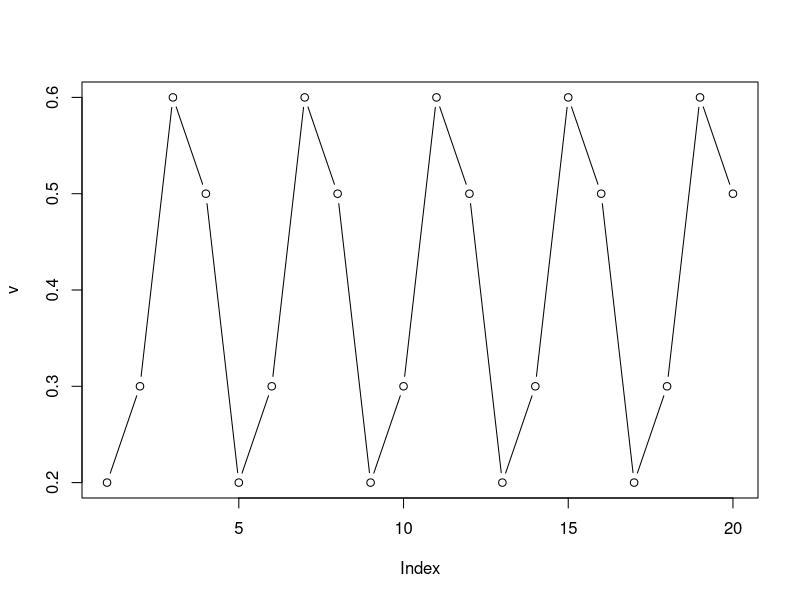
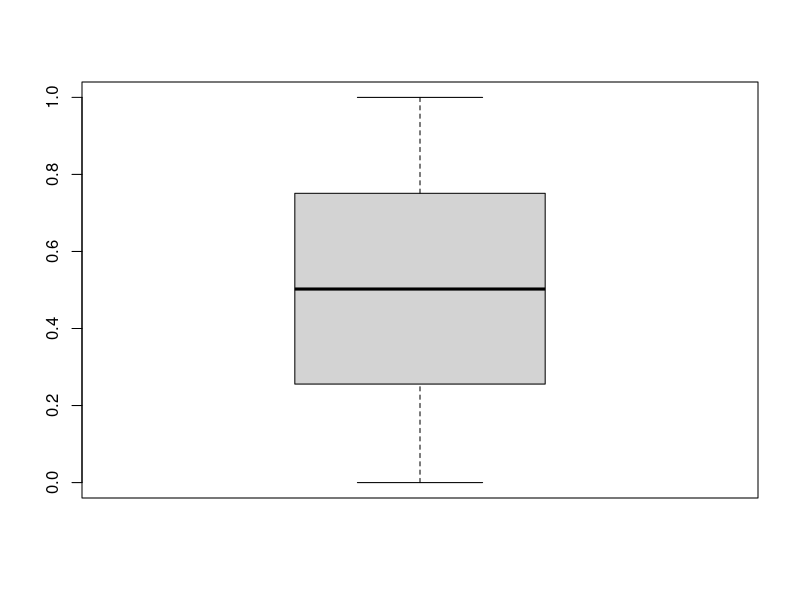
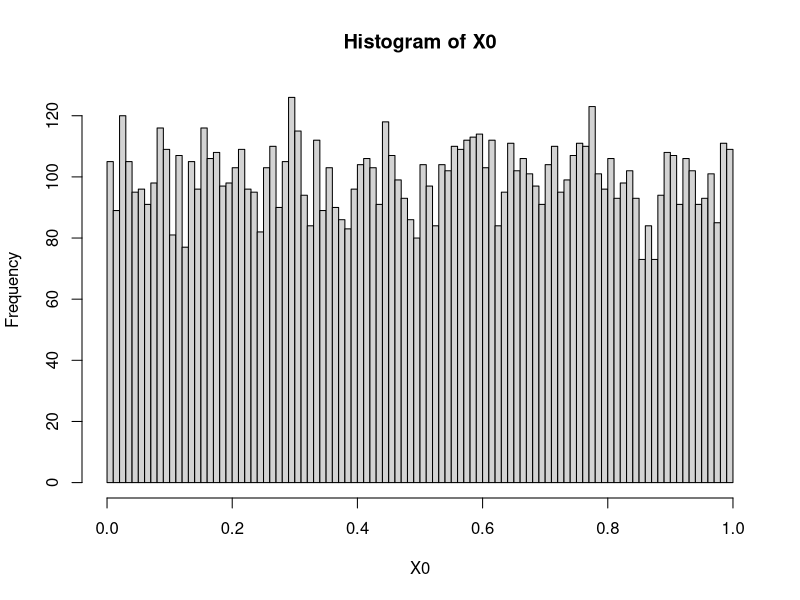
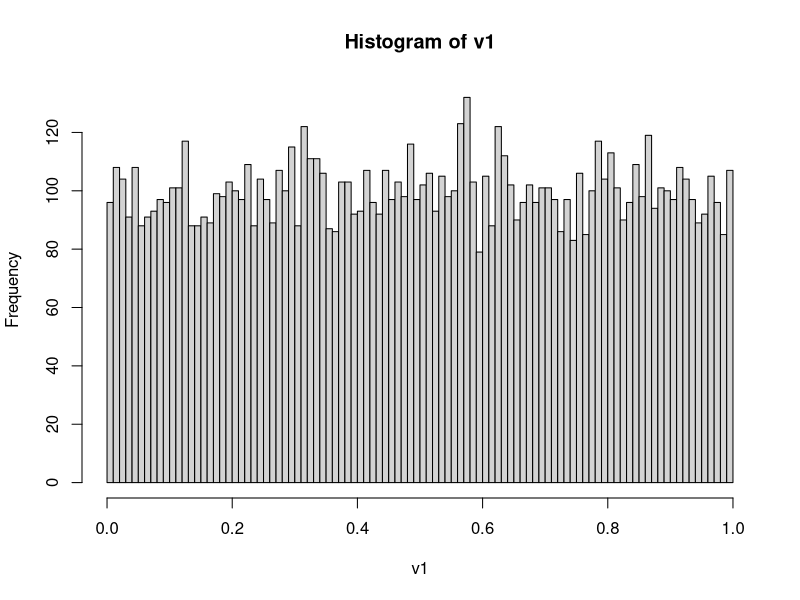
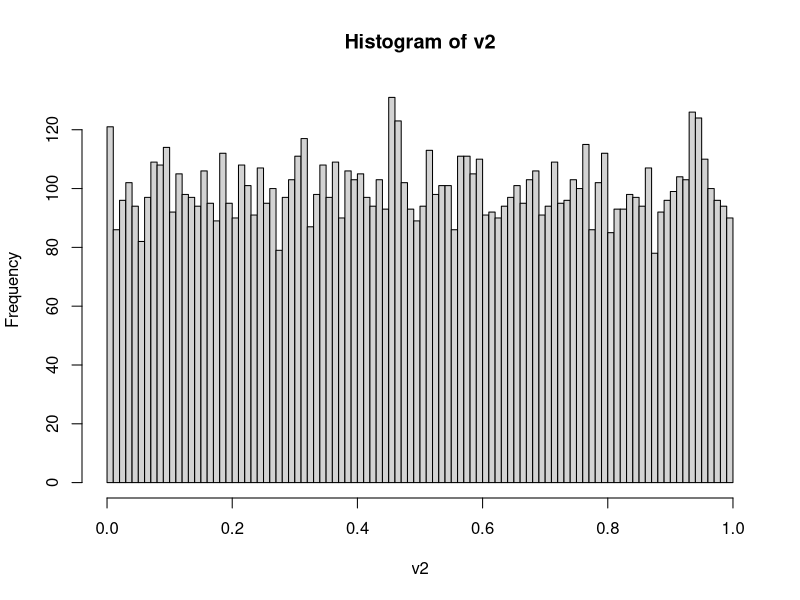
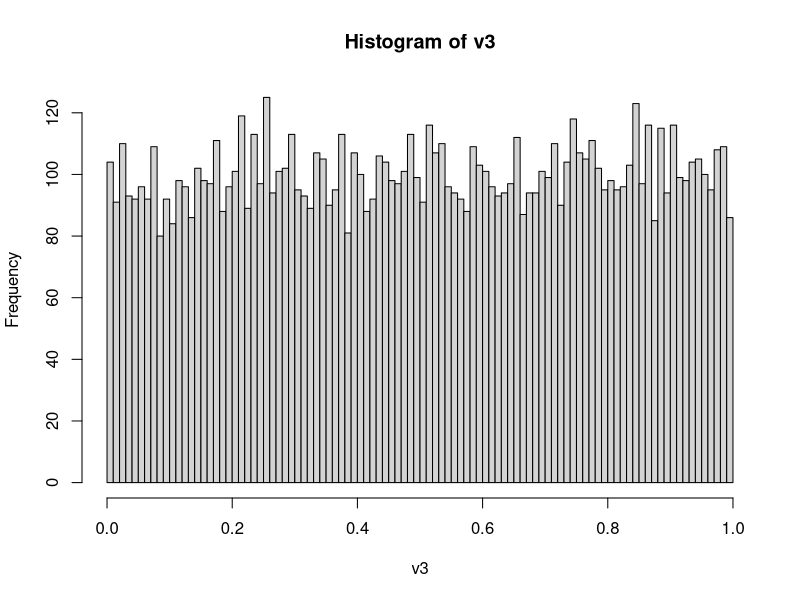
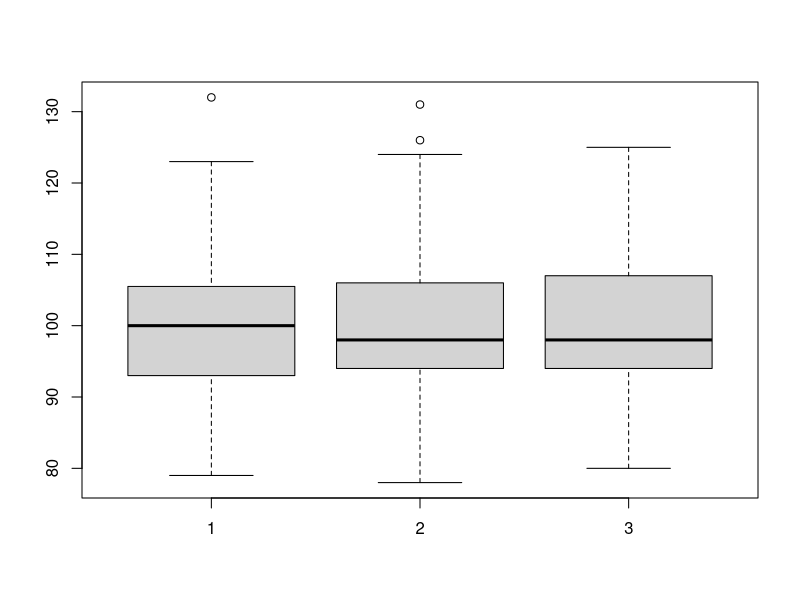
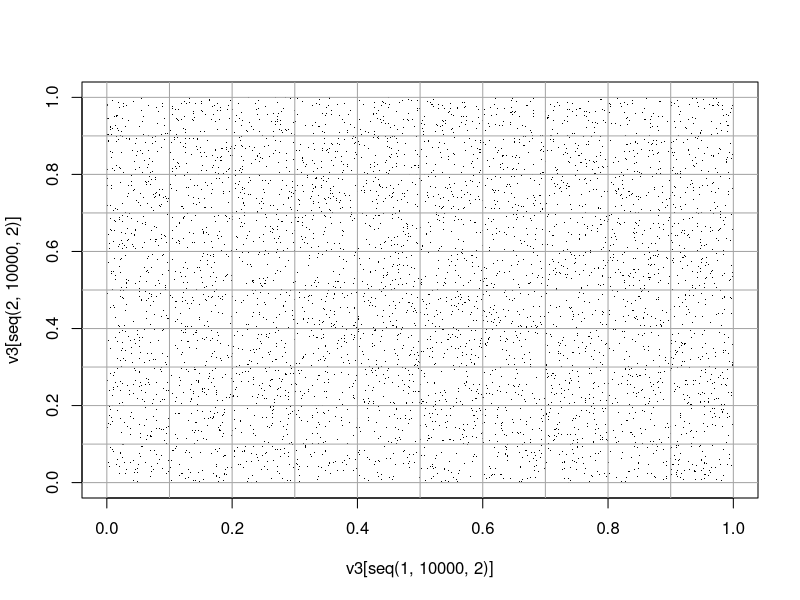

Reproduce these figures in R, in order.
#Geradores congruenciais

#definamos:
#X_n+1=(A*X_n+B)%%m   
#Un= X_n/m          
# | X_0: valor inicial
# | A,B: numeros "grandes"

# m=10 ; A=10 ; B=17 ; X_0=2
X_p <- function(X_n) (103*X_n+17)%%10
X_p(5)

geradora <- function(n,X_0){
  X<- numeric(n)
  X[1]<- X_0
  for(i in 2:n){
    X_0 <- X_p(X_0)
    X[i] <- X_0
  }
  return(X/10)
}

v <- geradora(20, 2)
plot(v,type="b")

# m=2^31 ; A= 65539 ; B=0; X_0=2
X_p2 <- function(X_n) (65539*X_n)%%2^31
geradora2 <- function(n,X_i){
  X<- numeric(n)
  X[1]<- X_i
  for(i in 2:n){
    X_i <- X_p2(X_i)
    X[i] <- X_i
  }
  return(X/(2^31))
}

v<-geradora2(1E4,2)
sum(duplicated(v))
boxplot(v)

X0 <- runif(1E4)
obj<- hist(X0,freq=T,breaks=100)
obj$counts

# m=2^32 ; A=1664525 ; B= 1013904223 ; X_0=2

X_p3 <- function(X_n) (1664525*X_n+1013904223)%%2^32
geradora3 <- function(n,X_i){
  X<- numeric(n)
  X[1]<- X_i
  for(i in 2:n){
    X_i <- X_p3(X_i)
    X[i] <- X_i
  }
  return(X/(2^32))
}
v1 <- geradora2(1E4,2)
v2<-geradora3(1E4,2)

#runif
set.seed(666)
v3 <- runif(1E4)
obj1<- hist(v1,breaks=100)
obj2<- hist(v2,breaks=100)
obj3 <- hist(v3,breaks=100)

c1 <- obj1$counts
c2<- obj2$counts
c3 <- obj3$counts
boxplot(c1,c2,c3)

v1 <- geradora2(2E4,2)
v2<-geradora3(2E4,2)

## AMOSTRA RUNIF ----
set.seed(666)
v3 <- runif(2E4)
#c3 <- hist(v3,breaks=100)$counts

plot(x=v3[seq(1,1E4,2)],y=v3[seq(2,1E4,2)],pch=".")
abline(h=seq(0,1,.1), v=seq(0,1,0.1),col="grey65")
cutPar <- cut(v3[(1:1E4)*2],breaks=0:10/10,include.lowest = T)
cutImp <- cut(v3[(1:1E4)*2-1],breaks=0:10/10,include.lowest = T)
tabela <- table(cutImp,cutPar)

## Grafico com o numero de pontos em cada casela
plot(x=v3[seq(1,1E4,2)],y=v3[seq(2,1E4,2)],pch=".")
pos<-seq(0.05,1,0.1)
for(i in 1:10){
  for(j in 1:10){
    text(pos[i],pos[j],labels=tabela[i,j],cex=0.85,font=2)
  }
}
abline(h=seq(0,1,.1), v=seq(0,1,0.1),col="grey65")
##

boxplot(tabela)

#####-------------------------------------------#####
#Teste de hipótese com a tabela de contingencia
#H0: variaveis independentes
#H1: as variaveis se relacionam de alguma forma
#estatistica de teste qui quadrado: 
#X2 = (soma de todas as caselas - valor esperado de cada casela)^2/valor esperado de cada casela
####--------------------------------------------#####

X2 <- sum((tabela-100)**2/100)
#pvalor
pchisq(107.22, df=99)
#p=0.73, portanto nao se rejeita H0

#funcao de distribuicao acumulada empirica
set.seed(666)
vet2 <- runif(1E3)
empirica <- ecdf(vet2)
plot(empirica,verticals=T)
curve(punif,from=0,to=1,add=T,lwd=2,col="blue")

#teste de komolgorov-smirnov
# com vet2
ks.test(vet2,"punif")
##

set.seed(666)
vet3 <- runif(50)
empirica3 <- ecdf(vet3)
plot(empirica3,verticals=T)
curve(punif,from=0,to=1,add=T,lwd=2,col="blue")

ks<-ks.test(vet3,punif)
ks$p.value

############
# -repetir 1000 vezes a geracao de amostras de n=50 valores
# da uniforme (das 3 funcoes geradoras) e fazer um histograma
# de densidade dos resultados
# -cores no grid quadrado
############

# cores no grid usando hexbin ----
library(hexbin)
plot(hexbin(v3[(1:1E4)*2-1],v3[(1:1E4)*2],xbins=50,ybnds=c(0,1),xbnds=c(0,1)),
     xlab="Índices Ímpares",ylab="Índices Pares")

# cores no grid usando R base ----
par(mar=c(3,3,1,1))
pos<-seq(0,1,0.1)
plot(0,type="n",xlim=0:1,ylim=0:1,xlab="",ylab="",asp=1)
for(i in 1:10){
  for(j in 1:10){
    Cor<-paste0("grey",140-tabela[i,j])
    rect(pos[i],pos[j],pos[i]+.1,pos[j]+.1, col=Cor)
  }
}
points(x=v3[seq(1,1E4,2)],y=v3[seq(2,1E4,2)],pch=".")
pos<-seq(0.05,1,0.1)
for(i in 1:10){
  for(j in 1:10){
    text(pos[i],pos[j],labels=tabela[i,j],cex=0.85,font=2,col="white")
  }
}
abline(h=seq(0,1,.1), v=seq(0,1,0.1),col="grey65")


# cores no grid usando paleta não-cinza ----
#library(paletteer)
#png(filename="colorido.png", width=600,height=600)
#paleta<-paletteer_c("grDevices::Blues",40,direction=-1)

## usando a função colorRampPalette do r graphics
paleta <- colorRampPalette(c("#006EF0","white","#C8E348"))(55)
#ctrl-c ctrl-v
par(mar=c(3,3,1,1),bg="grey80")
pos<-seq(0,1,0.1)
plot(0,type="n",xlim=0:1,ylim=0:1,xlab="",ylab="",asp=1)
for(i in 1:10){
  for(j in 1:10){
    Cor<- abs(tabela[i,j]-74) 
    rect(pos[i],pos[j],pos[i]+.1,pos[j]+.1, col=paleta[Cor])
  }
}
points(x=v3[seq(1,1E4,2)],y=v3[seq(2,1E4,2)],pch=".")
pos<-seq(0.05,1,0.1)
for(i in 1:10){
  for(j in 1:10){
    text(pos[i],pos[j],labels=tabela[i,j],cex=0.85,font=2)
  }
}
abline(h=seq(0,1,.1), v=seq(0,1,0.1),col="grey30")
#dev.off()

#GERANDO 1000 AMOSTRAS n=50 de cada gerador
amostra<- list()
amostra$ger1 <- replicate(1000,geradora2(50,2))
amostra$ger2 <- replicate(1E3,geradora3(50,2))
amostra$ger3 <- replicate(1E3, runif(50))

mapply(hist,amostra,main=paste0("Densidade da amostra (geradora ",1:3,")"),
       freq=F,xlab="x")

## QQPLOT ----
amostra<- rnorm(30)
qqnorm(amostra)
qqline(amostra)

## AUTOCORRELAÇÃO ----
#periodicidade
amostra<- runif(1E3)
acf(amostra)


## TCL ----
# U*~(-0.5,0.5)
set.seed(666)
amostras <- replicate(1E3,runif(12)-0.5)
Z.star <- apply(amostras,2,sum)

Fn<- ecdf(Z.star)
plot(Fn)
curve(pnorm,add=T, from=-4,to=4,col="red")
ks.test(Z.star,pnorm)


(quantis <- qnorm(p=(0:10)/10))
corte <- cut(Z.star,breaks= quantis)
(tabela.star <- table(corte))

1-pchisq(sum((tabela.star-100)**2/100),df=10)

#fazer aquele grafico dos pontinhos
#desenhar no plano onde esta 50, 95, 99% da densidade de Zstar com elipses
x<- sample(1:1000,size=500)
y<- seq(1,1000,1)[!(1:1000 %in% x)]
plot(Z.star[x],Z.star[y],pch=19)
